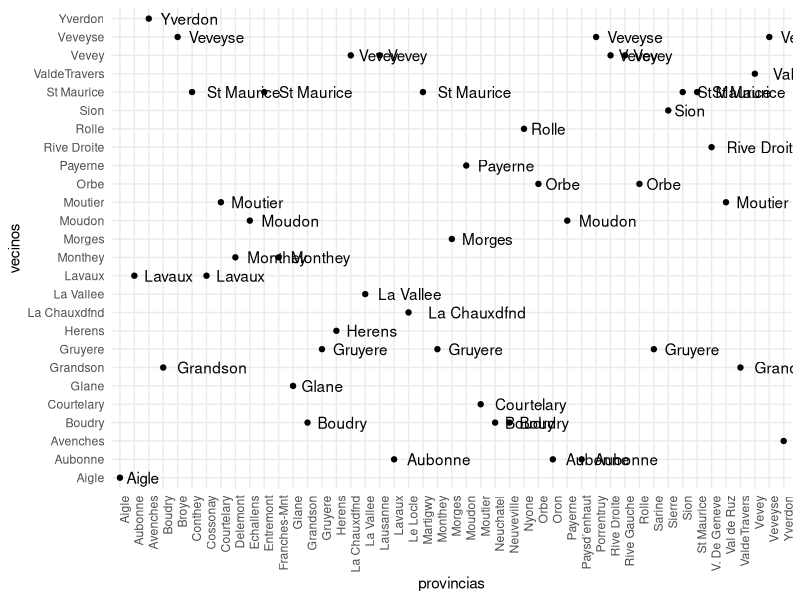

Here is the R script that generated this plot:
# Library
library(class)
library(ggplot2)
library(dplyr)

# load data
data <- readr::read_csv("datas/fertility_measures.csv")

# split data
glimpse(data)

# cambiar nombre de la columna a provincia
data <- data %>%
  rename(provincias = ...1 )

# Normalizar los datos (Sin incluir la columna de provincias)
data_norm <- scale(data[, -1])

# Aplicar KNN con k=3
# Configuracion del modelo KNN
knn_model <- knn(data_norm, data_norm, data$provincias, k = 5)

# Encontrar vecinos mas cercanos para cada provincia
data$vecinos <- knn_model

# Mostrar los vecinos mas cercanos
data %>%
  select(provincias, vecinos) %>%
  head()

# Graficar los vecinos mas cercanos
data %>%
  select(provincias, vecinos) %>%
  ggplot(aes(x = provincias, y = vecinos)) +
  geom_point() +
  geom_text(aes(label = vecinos), hjust = -0.2) +
  theme_minimal() +
  theme(axis.text.x = element_text(angle = 90, hjust = 1))


